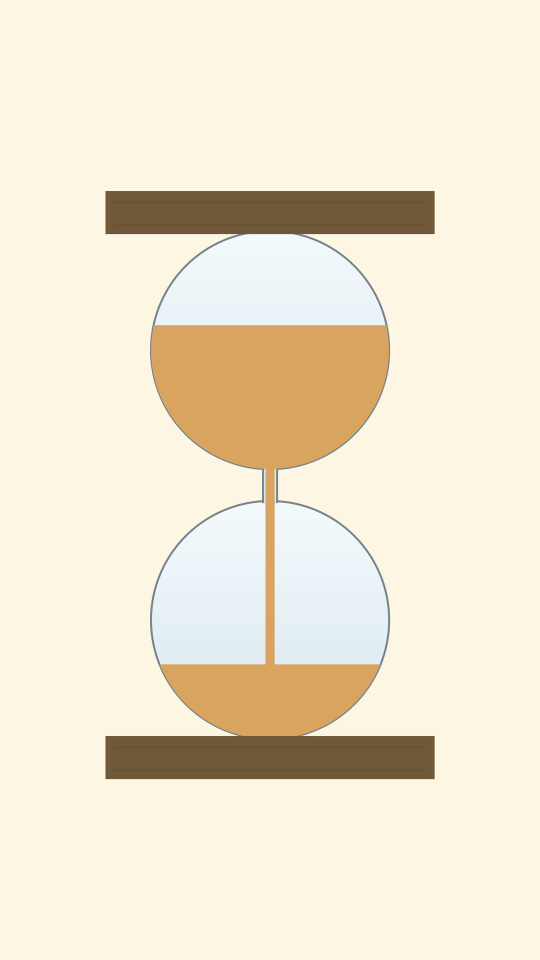
#> input picture presplash.png, 1080 x 1920 px (shown at 1/2 size)
$ python _dev_aniso_bands.py ../presplash.png
#> lines starting #> are read from the running program, lines starting #| are printed output that depends on the picture
# -*- coding: utf-8 -*-
"""设备截图: **带级** 纹理各向异性 (竖/横 ACF 半长) —— 出口分界线的判据尺。

## 为什么是"带级"而不是"逐行"
逐行只有 15 行窗, ACF 半长落在 1~4px 上 ⇒ 比值被**量化**得乱跳(0.85~3.79, 没有结构)。
带级用整块 2D patch, 沿 y 的 ACF 对**全部列**求平均、沿 x 的对**全部行**求平均
⇒ 估计量稳定, 且两个方向走**同一条代码路径**(任何方向性偏差都会同时落在两边、在比值里抵消)。

## 🔴 必须先高通
画面沿 y 有**低频亮度梯度**(材质的 lighting 项、沙面渐层), 不滤掉的话纵向 ACF 会被那条趋势
主导, 任何一块都读成"竖着拉长"。高通用**二维**箱式均值相减(核在两个方向同尺寸)
—— 一维滤波会自己制造出各向异性。
同时它也**去掉行间均值差**: 沙柱左右边缘的暗边不会污染。

## 🔴 标定: 用同一张图里的**下球沙体**当同位素对照
它是同一份 grain 材质、同一种渲染, 但几何上没有任何纵向拉伸的理由。
判据 = **tube / mound 的比值之比** —— 对照就在图里, 不靠合成自检, 也不依赖跨版本。
（若 mound 自身不是 ≈1.0, 说明尺子坏了, 直接报红。）

用法:
    python tools/_dev_aniso_bands.py <目录或png> [--bands 名=y0,y1,x0,x1 ...]
"""
import sys
from pathlib import Path

for _s in (sys.stdout, sys.stderr):
    try:
        _s.reconfigure(encoding="utf-8", errors="replace")
    except Exception:
        pass

import numpy as np
from PIL import Image

# 设备 1080×1920 实测几何(见 _dev_rowscan.py 的行扫描):
#   玻璃直筒 w=48, 行 1000~1095; 出口 ≈ 1105; 下喇叭口/自由射流 1115~1200
BANDS = {
    "tube":  (1012, 1092, 524, 556),    # 直筒段(玻璃管内), 取沙跨 516-563 的内 60%
    "flare": (1116, 1196, 524, 556),    # 出口以下的下喇叭口/自由射流
    "mound": (1570, 1750, 400, 680),    # 对照: 下球沙体(同位素, 无纵向拉伸理由)
}
K = 25          # 二维箱式高通核
MAXLAG = 30


def hp2d(p, k=K):
    """二维箱式均值相减(核两向同尺寸 ⇒ 不引入各向异性)。"""
    h, w = p.shape
    c = np.cumsum(np.cumsum(p, 0), 1)
    c = np.pad(c, ((1, 0), (1, 0)))
    def box(sy, sx):
        y0 = np.clip(np.arange(h) - k // 2, 0, h)
        y1 = np.clip(np.arange(h) + k // 2 + 1, 0, h)
        x0 = np.clip(np.arange(w) - k // 2, 0, w)
        x1 = np.clip(np.arange(w) + k // 2 + 1, 0, w)
        s = c[np.ix_(y1, x1)] - c[np.ix_(y0, x1)] - c[np.ix_(y1, x0)] + c[np.ix_(y0, x0)]
        n = (y1 - y0)[:, None] * (x1 - x0)[None, :]
        return s / np.maximum(n, 1)
    return p - box(0, 0)


def half_len(a, axis, maxlag=MAXLAG):
    """把 a 沿 axis 的 ACF 降到 0.5 所需的 lag(子像素线性插值)。"""
    a = a - a.mean(axis=axis, keepdims=True)
    n = a.shape[axis]
    v = float((a * a).mean())
    if v <= 1e-9:
        return float("nan")
    prev, prevL = 1.0, 0
    for L in range(1, maxlag + 1):
        x, y = (a[L:, :], a[:-L, :]) if axis == 0 else (a[:, L:], a[:, :-L])
        c = float((x * y).mean()) / v
        if c <= 0.5:
            if c == prev:
                return float(L)
            return prevL + (0.5 - prev) / (c - prev) * (L - prevL)
        prev, prevL = c, L
    return float(maxlag)


def one(path):
    img = np.asarray(Image.open(path).convert("RGB"), dtype=np.float64)
    lum = img @ np.array([0.299, 0.587, 0.114])
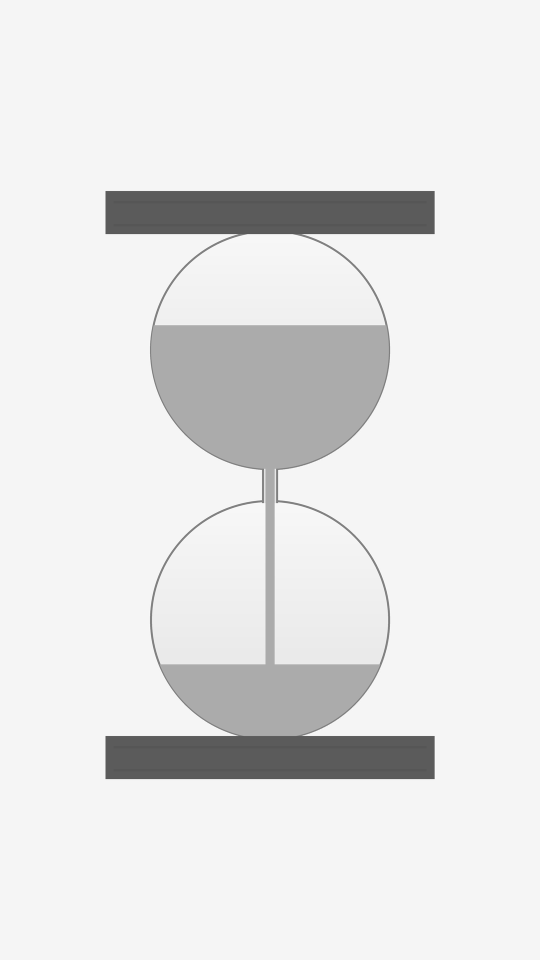
#> lum: shape (1920, 1080) float64 (shown at 1/2 size); min 77.89, max 255, mean 230.5
    out = {}
    for name, (y0, y1, x0, x1) in BANDS.items():
        P = lum[y0:y1, x0:x1]
        if P.size < 400:
            out[name] = float("nan"); continue
        Q = hp2d(P)
        pv = half_len(Q, 0)     # 竖
        ph = half_len(Q, 1)     # 横
        out[name] = pv / ph if ph and ph == ph and ph > 0 else float("nan")
#> this loop made 3 passes
#> (pv, ph) on passes 1 to 3: (12.66, 3), (14.23, 3), (nan, nan)
#> pass 1, in one, `P = lum[y0:y1, x0:x1]`:
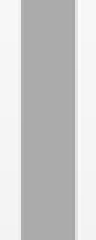
#> P: shape (80, 32) float64 (shown 3 times larger); min 168.1, max 251.1, mean 203.4
#> pass 1, in hp2d, `c = np.cumsum(np.cumsum(p, 0), 1)`:
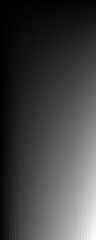
#> c: shape (80, 32) float64 (shown 3 times larger); min 247.4, max 520636.6, mean 136296.4; drawn with min black and max white
#> pass 1, in box, `s = c[np.ix_(y1, x1)] - c[np.ix_(y0, x1)] - c[np.ix_(y1, x0)] + c[np.i..`:
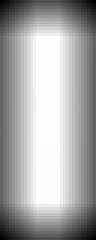
#> s: shape (80, 32) float64 (shown 3 times larger); min 35351, max 120321.8, mean 91269.2; drawn with min black and max white
#> after the loop: P: shape (180, 280) float64; every value is 245.9
#> after the loop:
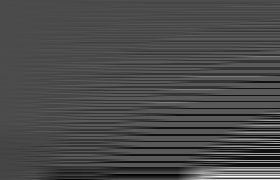
#> Q: shape (180, 280) float64; min -3.81e-11, max 9.13e-11, mean -2.5e-13; drawn with min black and max white
#> after the loop, out = {'tube': 4.22, 'flare': 4.75, 'mound': nan}
    return out


def main():
    if len(sys.argv) < 2:
        print(__doc__); return 1
    p = Path(sys.argv[1])
    files = sorted(p.glob("*.png")) if p.is_dir() else [p]
    if not files:
        print("no png"); return 1
    acc = {k: [] for k in BANDS}
    for f in files:
        r = one(f)
#> r = {'tube': 4.22, 'flare': 4.75, 'mound': nan}
        for k, v in r.items():
            if v == v:
                acc[k].append(v)
#> this loop made 3 passes
#> (k, v) on passes 1 to 3: ('tube', 4.22), ('flare', 4.75), ('mound', nan)
    print("  %-16s %s   (n=%d)" % (p.name, "竖/横 中位 [IQR]", len(files)))
    med = {}
    for k in BANDS:
        a = np.array(acc[k])
        if not a.size:
            print("  %-8s  --" % k); continue
        med[k] = float(np.median(a))
        print("  %-8s  **%.2f**  [%.2f-%.2f]" % (k, med[k], np.percentile(a, 25), np.percentile(a, 75)))
    if "tube" in med and "mound" in med and med["mound"] > 0:
        print("  => tube/mound = **%.2f**   (对照 mound 应 ≈1.0; 越接近 1.0 = 与沙体同词汇)"
              % (med["tube"] / med["mound"]))
    return 0


if __name__ == "__main__":
    sys.exit(main())
#> (the program exits here)
